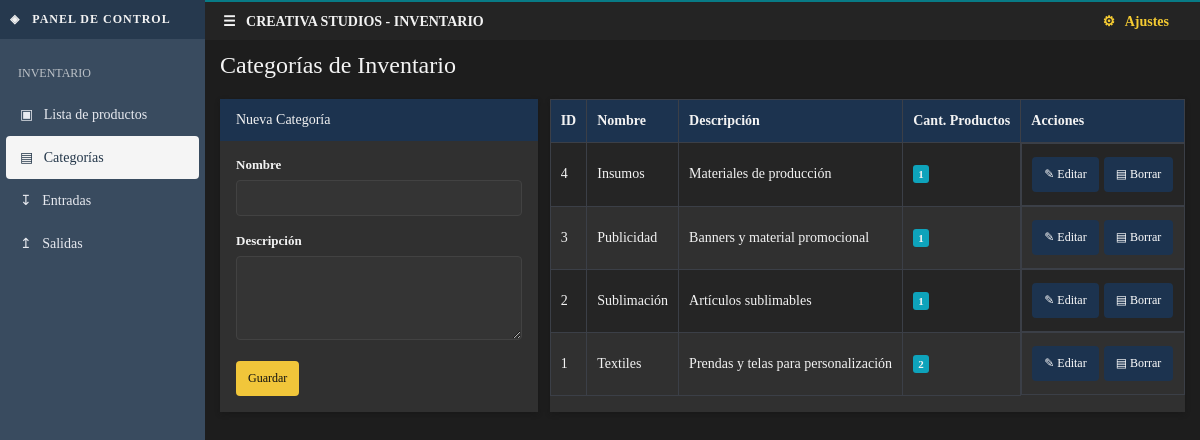
Screenshot of /categorias with the database file from the repository.
### tables this page shows
CREATE TABLE categorias(id INTEGER PRIMARY KEY, nombre TEXT NOT NULL UNIQUE, descripcion TEXT DEFAULT '');

### app.py (the view)
@app.route('/categorias')
def categorias():
 with conn() as c:return render_template('categorias.html',page='categorias',categorias=c.execute('SELECT c.*, (SELECT COUNT(*) FROM productos p WHERE p.categoria_id=c.id) total FROM categorias c ORDER BY c.id DESC').fetchall())

### app.py (called while the page is built)
def conn():
 c=sqlite3.connect(DB);c.row_factory=sqlite3.Row;c.execute('PRAGMA foreign_keys=ON');return c

@app.context_processor
def globals_(): return {'now':datetime.now()}

### templates/categorias.html
{% extends 'base.html' %}{% block content %}<h1>Categorías de Inventario</h1><div class="two-cols"><section class="panel"><div class="panel-head" id="categoryTitle">Nueva Categoría</div><form id="categoryForm" class="stack" action="{{url_for('guardar_categoria')}}" method="post"><input type="hidden" name="id"><label>Nombre<input name="nombre" required></label><label>Descripción<textarea name="descripcion" rows="4"></textarea></label><button class="yellow">Guardar</button></form></section><section class="panel"><div class="tablewrap"><table><thead><tr><th>ID</th><th>Nombre</th><th>Descripción</th><th>Cant. Productos</th><th>Acciones</th></tr></thead><tbody>{% for c in categorias %}<tr><td>{{c.id}}</td><td>{{c.nombre}}</td><td>{{c.descripcion}}</td><td><span class="tag cyan">{{c.total}}</span></td><td class="actions"><button onclick='editCategory({{dict(c)|tojson}})'>✎ Editar</button><form method="post" action="{{url_for('borrar_categoria',cid=c.id)}}" onsubmit="return confirm('¿Borrar categoría?')"><button>▤ Borrar</button></form></td></tr>{% endfor %}</tbody></table></div></section></div>{% endblock %}

### static/style.css (style rules this page uses)
* { box-sizing:border-box }
body { margin:0;background:#1d1d1d;color:#f3f3f3;font:14px Georgia,'Times New Roman',serif }
h1 { font-size:24px;font-weight:normal;margin:0 0 20px }
.panel { background:#303030;margin-bottom:14px;box-shadow:0 2px 5px #1115 }
.panel-head { background:#1c334f;padding:13px 16px }
label { display:block;font-weight:bold;font-size:13px }
input,select,textarea { width:100%;margin-top:7px;padding:9px 10px;border:1px solid #424242;border-radius:4px;background:#343434;color:#eee;font:13px Georgia }
button,.btn { border:0;border-radius:4px;padding:10px 12px;cursor:pointer;background:#1c334f;color:white;font:12px Georgia;text-decoration:none;display:inline-block }
.yellow { background:#f1c63a;color:#111 }
.tablewrap { overflow-x:auto }
table { border-collapse:collapse;width:100%;text-align:left }
th { background:#1c334f }
th,td { padding:13px 10px;border:1px solid #3b3f47;white-space:nowrap }
tbody tr:nth-child(odd) { background:#252525 }
tbody tr:nth-child(even) { background:#303030 }
.tag { border-radius:3px;padding:3px 5px;font-size:11px;font-weight:bold }
.cyan { background:#0ea3bb }
.actions { display:flex;gap:5px }
.actions form { display:inline }
.two-cols { display:grid;grid-template-columns:1fr 2fr;gap:12px }
.stack { padding:16px;display:flex;flex-direction:column;align-items:flex-start;gap:17px }
.stack label { width:100% }

### rows the page displays
categorias: id "4", nombre "Insumos", descripcion "Materiales de producción", total "1"
categorias: id "3", nombre "Publicidad", descripcion "Banners y material promocional", total "1"
categorias: id "2", nombre "Sublimación", descripcion "Artículos sublimables", total "1"
categorias: id "1", nombre "Textiles", descripcion "Prendas y telas para personalización", total "2"
